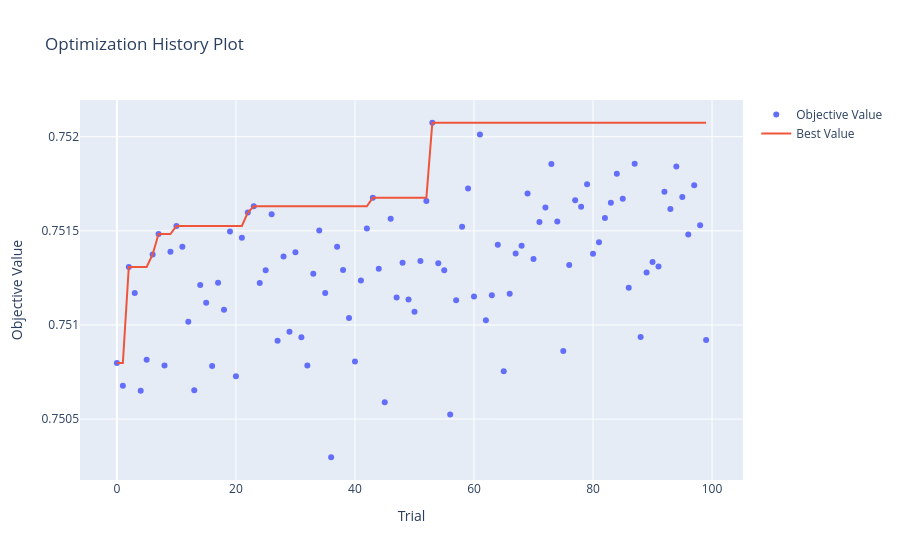
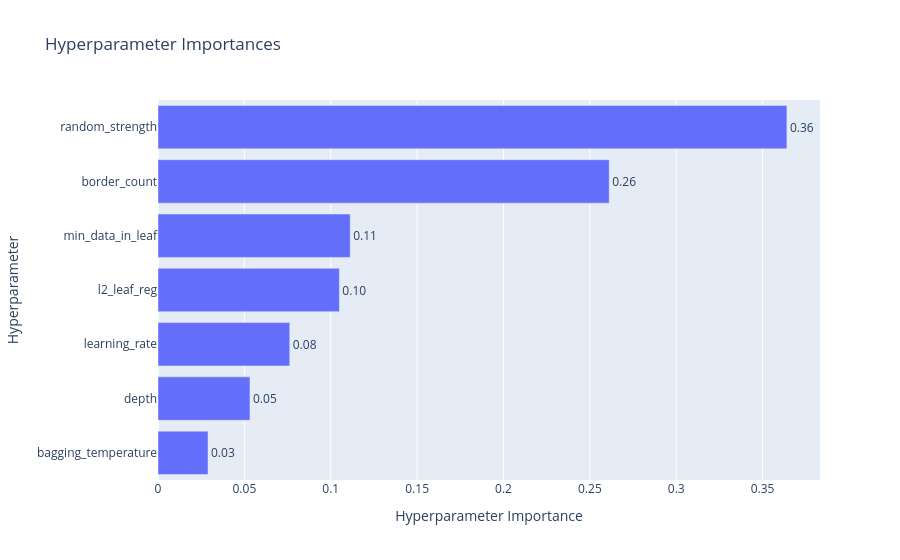

Write notebook code for charts like these, in order.
### Code cell
optuna_results = study.trials_dataframe()
optuna_results.to_csv("optuna_trials.csv", index=False)
display(optuna_results.sort_values("value", ascending=False).head(10))

fig1 = plot_optimization_history(study)
fig2 = plot_param_importances(study)
fig1.show()
fig2.show()

### Figure 1 — Plotly figure (JSON) as saved in the notebook; plotly's stock layout.template omitted (floating-point values rounded to 4 significant figures)
{"data": [{"mode": "markers", "name": "Objective Value", "type": "scatter", "x": [0, 1, 2, 3, 4, 5, 6, 7, 8, 9, 10, 11, 12, 13, 14, 15, 16, 17, 18, 19, 20, 21, 22, 23, 24, 25, 26, 27, 28, 29, 30, 31, 32, 33, 34, 35, 36, 37, 38, 39, 40, 41, 42, 43, 44, 45, 46, 47, 48, 49, 50, 51, 52, 53, 54, 55, 56, 57, 58, 59, 60, 61, 62, 63, 64, 65, 66, 67, 68, 69, 70, 71, 72, 73, 74, 75, 76, 77, 78, 79, 80, 81, 82, 83, 84, 85, 86, 87, 88, 89, 90, 91, 92, 93, 94, 95, 96, 97, 98, 99], "y": [0.7508, 0.7507, 0.7513, 0.7512, 0.7507, 0.7508, 0.7514, 0.7515, 0.7508, 0.7514, 0.7515, 0.7514, 0.751, 0.7507, 0.7512, 0.7511, 0.7508, 0.7512, 0.7511, 0.7515, 0.7507, 0.7515, 0.7516, 0.7516, 0.7512, 0.7513, 0.7516, 0.7509, 0.7514, 0.751, 0.7514, 0.7509, 0.7508, 0.7513, 0.7515, 0.7512, 0.7503, 0.7514, 0.7513, 0.751, 0.7508, 0.7512, 0.7515, 0.7517, 0.7513, 0.7506, 0.7516, 0.7511, 0.7513, 0.7511, 0.7511, 0.7513, 0.7517, 0.7521, 0.7513, 0.7513, 0.7505, 0.7511, 0.7515, 0.7517, 0.7512, 0.752, 0.751, 0.7512, 0.7514, 0.7508, 0.7512, 0.7514, 0.7514, 0.7517, 0.7514, 0.7515, 0.7516, 0.7519, 0.7515, 0.7509, 0.7513, 0.7517, 0.7516, 0.7517, 0.7514, 0.7514, 0.7516, 0.7516, 0.7518, 0.7517, 0.7512, 0.7519, 0.7509, 0.7513, 0.7513, 0.7513, 0.7517, 0.7516, 0.7518, 0.7517, 0.7515, 0.7517, 0.7515, 0.7509]}, {"mode": "lines", "name": "Best Value", "type": "scatter", "x": [0, 1, 2, 3, 4, 5, 6, 7, 8, 9, 10, 11, 12, 13, 14, 15, 16, 17, 18, 19, 20, 21, 22, 23, 24, 25, 26, 27, 28, 29, 30, 31, 32, 33, 34, 35, 36, 37, 38, 39, 40, 41, 42, 43, 44, 45, 46, 47, 48, 49, 50, 51, 52, 53, 54, 55, 56, 57, 58, 59, 60, 61, 62, 63, 64, 65, 66, 67, 68, 69, 70, 71, 72, 73, 74, 75, 76, 77, 78, 79, 80, 81, 82, 83, 84, 85, 86, 87, 88, 89, 90, 91, 92, 93, 94, 95, 96, 97, 98, 99], "y": [0.7508, 0.7508, 0.7513, 0.7513, 0.7513, 0.7513, 0.7514, 0.7515, 0.7515, 0.7515, 0.7515, 0.7515, 0.7515, 0.7515, 0.7515, 0.7515, 0.7515, 0.7515, 0.7515, 0.7515, 0.7515, 0.7515, 0.7516, 0.7516, 0.7516, 0.7516, 0.7516, 0.7516, 0.7516, 0.7516, 0.7516, 0.7516, 0.7516, 0.7516, 0.7516, 0.7516, 0.7516, 0.7516, 0.7516, 0.7516, 0.7516, 0.7516, 0.7516, 0.7517, 0.7517, 0.7517, 0.7517, 0.7517, 0.7517, 0.7517, 0.7517, 0.7517, 0.7517, 0.7521, 0.7521, 0.7521, 0.7521, 0.7521, 0.7521, 0.7521, 0.7521, 0.7521, 0.7521, 0.7521, 0.7521, 0.7521, 0.7521, 0.7521, 0.7521, 0.7521, 0.7521, 0.7521, 0.7521, 0.7521, 0.7521, 0.7521, 0.7521, 0.7521, 0.7521, 0.7521, 0.7521, 0.7521, 0.7521, 0.7521, 0.7521, 0.7521, 0.7521, 0.7521, 0.7521, 0.7521, 0.7521, 0.7521, 0.7521, 0.7521, 0.7521, 0.7521, 0.7521, 0.7521, 0.7521, 0.7521]}, {"marker": {"color": "#cccccc"}, "mode": "markers", "name": "Infeasible Trial", "showlegend": false, "type": "scatter", "x": [], "y": []}], "layout": {"title": {"text": "Optimization History Plot"}, "xaxis": {"title": {"text": "Trial"}}, "yaxis": {"title": {"text": "Objective Value"}}}}

### Figure 2 — Plotly figure (JSON) as saved in the notebook; plotly's stock layout.template omitted (floating-point values rounded to 4 significant figures)
{"data": [{"cliponaxis": false, "hovertemplate": ["bagging_temperature (FloatDistribution): 0.02895160802579059<extra></extra>", "depth (IntDistribution): 0.0532377098555025<extra></extra>", "learning_rate (FloatDistribution): 0.07627368685820612<extra></extra>", "l2_leaf_reg (FloatDistribution): 0.1049935598490417<extra></extra>", "min_data_in_leaf (IntDistribution): 0.11126053462222249<extra></extra>", "border_count (IntDistribution): 0.26120851510370063<extra></extra>", "random_strength (FloatDistribution): 0.3640743856855359<extra></extra>"], "name": "Objective Value", "orientation": "h", "text": ["0.03", "0.05", "0.08", "0.10", "0.11", "0.26", "0.36"], "textposition": "outside", "type": "bar", "x": [0.02895, 0.05324, 0.07627, 0.105, 0.1113, 0.2612, 0.3641], "y": ["bagging_temperature", "depth", "learning_rate", "l2_leaf_reg", "min_data_in_leaf", "border_count", "random_strength"]}], "layout": {"title": {"text": "Hyperparameter Importances"}, "xaxis": {"title": {"text": "Hyperparameter Importance"}}, "yaxis": {"title": {"text": "Hyperparameter"}}}}
